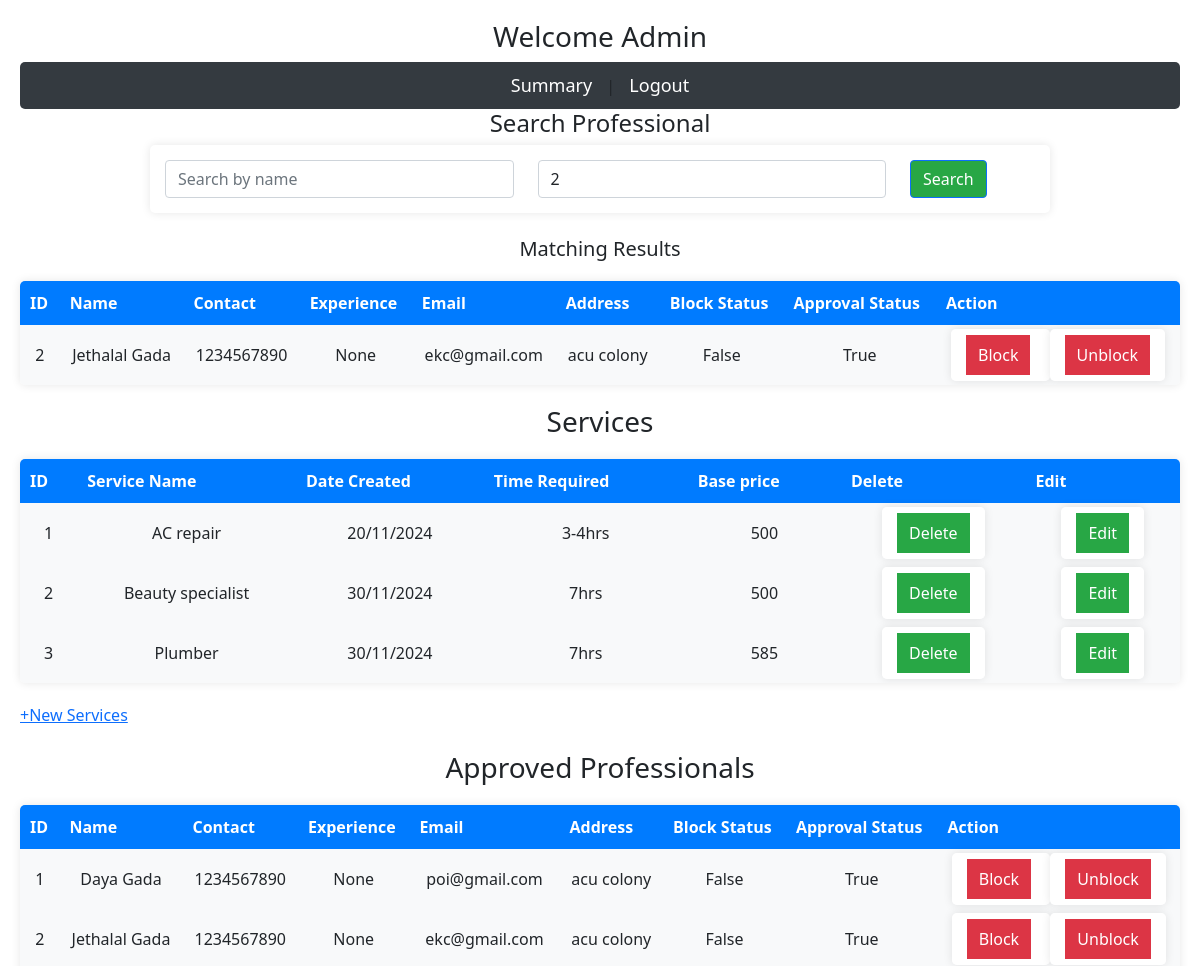
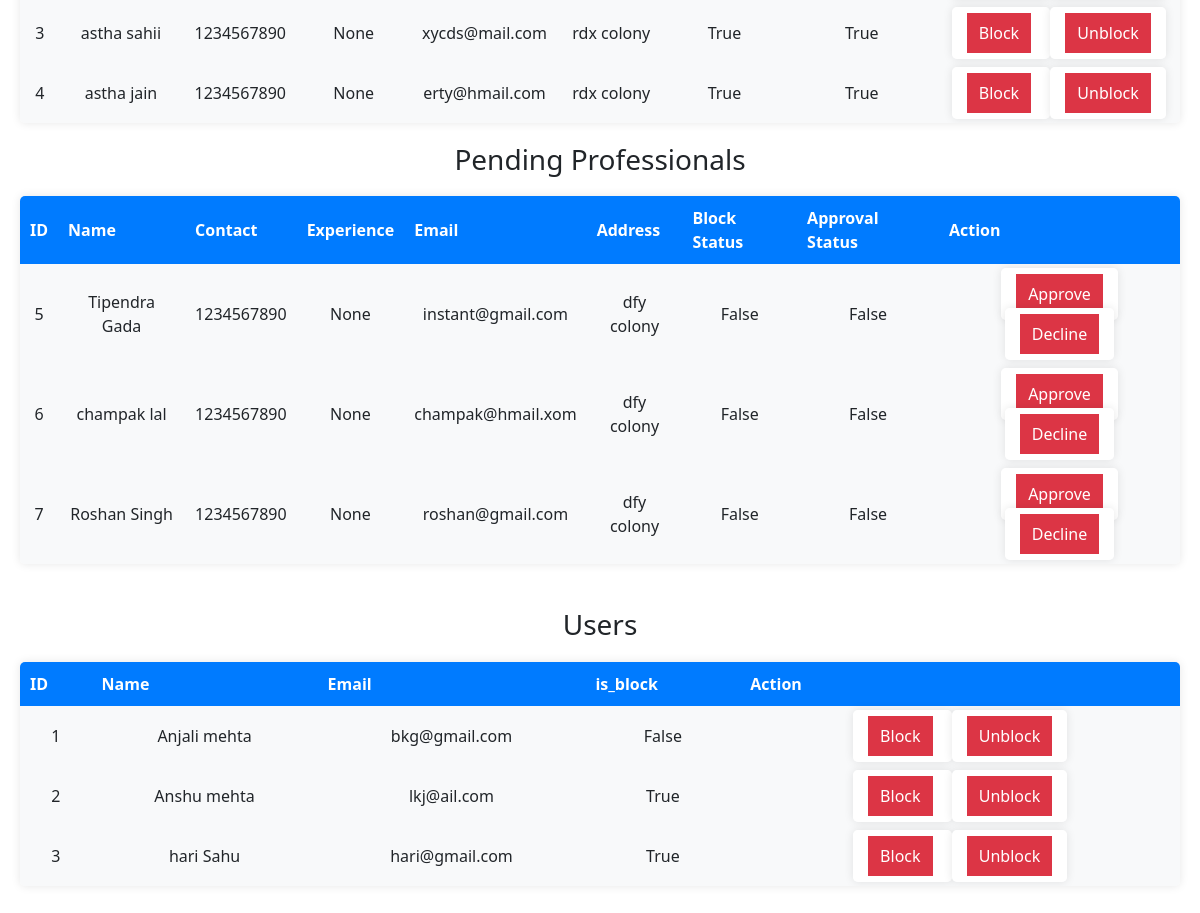
Page /admin_dashboard?professional_id=2 (signed in) on the committed database (2 pictures, top to bottom).
### root/Code/models.py (models this page shows)
class Professional(db.Model):
    __tablename__ = 'professional'
    id = db.Column(db.Integer, primary_key=True)
    name = db.Column(db.String(50), nullable=False, unique=True)
    contact = db.Column(db.Integer, nullable=False)
    experience = db.Column(db.Integer, nullable=True)
    email = db.Column(db.String(120), nullable=False, unique=True)
    password = db.Column(db.String(200), nullable=False, unique=False)
    address = db.Column(db.String(300), nullable=False)
    is_block = db.Column(db.Boolean, default=False)
    is_approved = db.Column(db.Boolean, default=False)
    profession_id = db.Column(db.Integer, db.ForeignKey("services.service_id"), nullable=True)
    service_requests = db.relationship("Service_Request", back_populates="professional")

class Services(db.Model):
    __tablename__ = "services"
    service_id = db.Column(db.Integer, primary_key=True)
    name = db.Column(db.String(100), nullable=False, unique=True)
    date_created = db.Column(db.String(50),nullable=False)
    description = db.Column(db.String(400), nullable=False)
    time_required = db.Column(db.String(50), nullable=False)
    base_price = db.Column(db.String(50), nullable = False)
    professionals = db.relationship("Professional", cascade="all, delete", backref="service", lazy=True)

class User(db.Model):
    __tablename__ = "user"
    id = db.Column(db.Integer, primary_key=True)
    name = db.Column(db.String(50), nullable=False, unique=True)
    contact = db.Column(db.Integer, nullable=False)
    email = db.Column(db.String(120), nullable=False, unique=True)
    password = db.Column(db.String(200), nullable=False)
    address = db.Column(db.String(300), nullable=False)
    is_block = db.Column(db.Boolean, default=False)
    service_requests = db.relationship("Service_Request", cascade="all, delete", backref="user", lazy=True)

### root/Code/app.py (the view)
@app.route('/admin_dashboard', methods=['POST','GET'])
def admin_dashboard():
    if 'username' not in session:
        return redirect(url_for('signin_admin'))
    pending_professionals = Professional.query.filter(Professional.is_approved == False).all()
    approved_professionals = Professional.query.filter(Professional.is_approved == True).all()
    services = Services.query.all()
    users = User.query.all()
    professional_name_query=request.args.get('name','').strip()
    professional_id_query=request.args.get('professional_id','').strip()
    query=Professional.query
    if professional_name_query:
        query=query.filter(Professional.name.ilike(f'%{professional_name_query}%'))
    if professional_id_query:
        if professional_id_query.isdigit():
            query = query.filter(Professional.id == int(professional_id_query))
        else:
            return "Invalid search for service id",400
    result = query.all()
    return render_template("admin_dashboard.html",users = users, pending_professionals = pending_professionals, approved_professionals = approved_professionals, services = services, result=result)

### root/Code/templates/admin_dashboard.html (shortened to what this page needs)
<!DOCTYPE html>
<html lang="en">
<head>
    <link rel="stylesheet" href="style.css">
    <link href="https://cdn.jsdelivr.net/npm/bootstrap@5.0.2/dist/css/bootstrap.min.css" rel="stylesheet">
</head>
<body>
    <h3>Welcome Admin</h3>
    <div class = "navigation_bar">
        <nav style="text-align: center;">
            <a href="{{ url_for('summary') }}">Summary</a> |
            <a href="{{ url_for('logout_admin') }}">Logout</a>
        </nav>
    </div>
    <h4>Search Professional</h4>
    <form action="{{ url_for('admin_dashboard') }}" method="GET" class="mb-4">
        <div class="row">
            <div class="col-md-5">
                <input type="text" name="name" class="form-control" placeholder="Search by name" value="{{ request.args.get('name', '') }}">
            </div>
            <div class="col-md-5">
                <input type="text" name="service_id" class="form-control" placeholder="Search by ID" value="{{ request.args.get('professional_id', '') }}">
            </div>
            <div class="col-md-2">
                <button type="submit" class="btn btn-primary">Search</button>
            </div>
        </div>
    </form>
    {% if result %}
    <h5>Matching Results</h5>
    <table>
        <thead>
            <tr>
                <th>ID</th>
                <th>Name</th>
                <th>Contact</th>
                <th>Experience</th>
                <th>Email</th>
                <th>Address</th>
                <th>Block Status</th>
                <th>Approval Status</th>
                <th>Action</th>
            </tr>
        </thead>
        <tbody>
            {% for professional in result %}
            <tr>
            <td>{{professional.id}}</td>
            <td>{{professional.name}}</td>
            <td>{{professional.contact}}</td>
            <td>{{professional.experience}}</td>
            <td>{{professional.email}}</td>
            <td>{{professional.address}}</td>
            <td>{{professional.is_block}}</td>
            <td>{{professional.is_approved}}</td>
            <td>
                {% if professional.is_approved %}
                <form action="{{ url_for('block_professional') }}" method="post" style="display:inline;">
                    <button type="submit">Block</button>
                </form>
                <form action="{{ url_for('unblock_professional') }}" method="post" style="display:inline;">
                    <button type="submit">Unblock</button>
                </form>
                {% endif %}
            </td>
            </tr>
            {% endfor %}
        </tbody>
    </table>
    {% endif %}
    <div class = "Services">
        <h3>Services</h3>
        <table>
            <thead>
                <tr>
                    <th>ID</th>
                    <th>Service Name</th>
                    <th>Date Created</th>
                    <th>Time Required</th>
                    <th>Base price</th>
                    <th>Delete</th>
                    <th>Edit</th>
                </tr>
            </thead>
            {% for service in services %}
            <tr>
                <td>{{service.service_id}}</td>
                <td>{{service.name}}</td>
                <td>{{service.date_created}}</td>
                <td>{{service.time_required}}</td>
                <td>{{service.base_price}}</td>
                <td>
                    <form action="{{ url_for('delete_service', service_id = service.service_id)  }}" method="post" style="display:inline;">
                        <button type="submit">Delete</button>
                    </form>
                </td>
                <td>
                    <form action="{{ url_for('edit_service', service_id = service.service_id)  }}" method="post" style="display:inline;">
                    <button type="submit">Edit</button>
                    </form>
                </td>
            </tr>
            {% endfor %}
        </table>
        <a href="{{ url_for('create_service') }}">+New Services</a>
    </div>
    <br>
    <div class = "Professionals">
        <h3>Approved Professionals</h3>
        <table>
            <thead>
                <tr>
                    <th>ID</th>
                    <th>Name</th>
                    <th>Contact</th>
                    <th>Experience</th>
                    <th>Email</th>
                    <th>Address</th>
                    <th>Block Status</th>
                    <th>Approval Status</th>
                    <th>Action</th>
                </tr>
            </thead>
            <tbody>
                {% for professional in approved_professionals %}
                <tr>
                <td>{{professional.id}}</td>
                <td>{{professional.name}}</td>
                <td>{{professional.contact}}</td>
                <td>{{professional.experience}}</td>
                <td>{{professional.email}}</td>
                <td>{{professional.address}}</td>
                <td>{{professional.is_block}}</td>
                <td>{{professional.is_approved}}</td>
                <td>
                    <form action="{{ url_for('block_professional') }}" method="post" style="display:inline;">
                        <button type="submit">Block</button>
                    </form>
                    <form action="{{ url_for('unblock_professional') }}" method="post" style="display:inline;">
                        <button type="submit">Unblock</button>
                    </form>
                </td>
                </tr>
                {% endfor %}
            </tbody>
        </table>
        <h3>Pending Professionals</h3>
        <table>
            <thead>
                <tr>
                    <th>ID</th>
                    <th>Name</th>
                    <th>Contact</th>
                    <th>Experience</th>
                    <th>Email</th>
                    <th>Address</th>
                    <th>Block Status</th>
                    <th>Approval Status</th>
                    <th>Action</th>
                </tr>
            </thead>
            <tbody>
                {% for professional in pending_professionals %}
                <tr>
                <td>{{professional.id}}</td>
                <td>{{professional.name}}</td>
                <td>{{professional.contact}}</td>
                <td>{{professional.experience}}</td>
                <td>{{professional.email}}</td>
                <td>{{professional.address}}</td>
                <td>{{professional.is_block}}</td>
                <td>{{professional.is_approved}}</td>
                <td>
                    <form action="{{ url_for('approve_professional') }}" method="post" style="display:inline;">
                        <button type="submit">Approve</button>
                    </form>
                    <form action="{{ url_for('decline_professional') }}" method="post" style="display:inline;">
                        <button type="submit">Decline</button>
                    </form>
                </td>
                </tr>
                {% endfor %}
            </tbody>
        </table>
    </div>
    <br>
    <div>
        <h3>Users</h3>
        <table>
            <thead>
                <tr>
                    <th>ID</th>
                    <th>Name</th>
                    <th>Email</th>
                    <th>is_block</th>
                    <th>Action</th>
                </tr>
            </thead>
            <tbody>
                {% for user in users %}
                <tr>
                    <td>{{user.id}}</td>
                    <td>{{user.name}}</td>
                    <td>{{user.email}}</td>
                    <td>{{user.is_block}}</td>
                    <td>
                        <form action="{{ url_for('block_user') }}" method="post" style="display:inline;">
                            <button type="submit">Block</button>
                        </form>
                        <form action="{{ url_for('unblock_user') }}" method="post" style="display:inline;">
                            <button type="submit">Unblock</button>
                        </form>
                    </td>
                </tr>
                {% endfor %}
            </tbody>
        </table>
    </div>
    <br>
</body>
</html>

### root/Code/templates/style.css (style rules this page uses)
body { font-family: 'Arial', sans-serif; background-color: #f8f9fa; padding: 20px; }
h3, h4, h5 { text-align: center; margin-bottom: 20px; }
.navigation_bar nav { background-color: #343a40; padding: 10px; border-radius: 5px; }
.navigation_bar nav a { color: white; text-decoration: none; font-size: 18px; margin: 0 10px; }
form { max-width: 900px; margin: 0 auto; padding: 15px; background: white; border-radius: 5px; box-shadow: 0px 0px 10px rgba(0, 0, 0, 0.1); }
table { width: 100%; border-collapse: collapse; background: white; margin: 20px 0; border-radius: 5px; overflow: hidden; box-shadow: 0px 0px 10px rgba(0, 0, 0, 0.1); }
th, td { text-align: center; padding: 10px; border: 1px solid #dee2e6; }
th { background-color: #007bff; color: white; }
td { background-color: #f8f9fa; }
button { border: none; padding: 8px 12px; border-radius: 5px; font-size: 14px; cursor: pointer; }
button[type="submit"] { background-color: #28a745; color: white; }
button[type="submit"]:nth-child(2) { background-color: #dc3545; }

### rows in the picture
Professional: id "2", name "Jethalal Gada", contact "1234567890", experience "None", email "ekc@gmail.com", address "acu colony", is_block "False", is_approved "True"
Services: service_id "1", name "AC repair", date_created "20/11/2024", time_required "3-4hrs", base_price "500"
Services: service_id "2", name "Beauty specialist", date_created "30/11/2024", time_required "7hrs", base_price "500"
Services: service_id "3", name "Plumber", date_created "30/11/2024", time_required "7hrs", base_price "585"
Professional: id "1", name "Daya Gada", contact "1234567890", experience "None", email "poi@gmail.com", address "acu colony", is_block "False", is_approved "True"
Professional: id "3", name "astha sahii", contact "1234567890", experience "None", email "xycds@mail.com", address "rdx colony", is_block "True", is_approved "True"
Professional: id "4", name "astha jain", contact "1234567890", experience "None", email "erty@hmail.com", address "rdx colony", is_block "True", is_approved "True"
Professional: id "5", name "Tipendra Gada", contact "1234567890", experience "None", email "instant@gmail.com", address "dfy colony", is_block "False", is_approved "False"
Professional: id "6", name "champak lal", contact "1234567890", experience "None", email "champak@hmail.xom", address "dfy colony", is_block "False", is_approved "False"
Professional: id "7", name "Roshan Singh", contact "1234567890", experience "None", email "roshan@gmail.com", address "dfy colony", is_block "False", is_approved "False"
User: id "1", name "Anjali mehta", email "bkg@gmail.com", is_block "False"
User: id "2", name "Anshu mehta", email "lkj@ail.com", is_block "True"
User: id "3", name "hari Sahu", email "hari@gmail.com", is_block "True"
